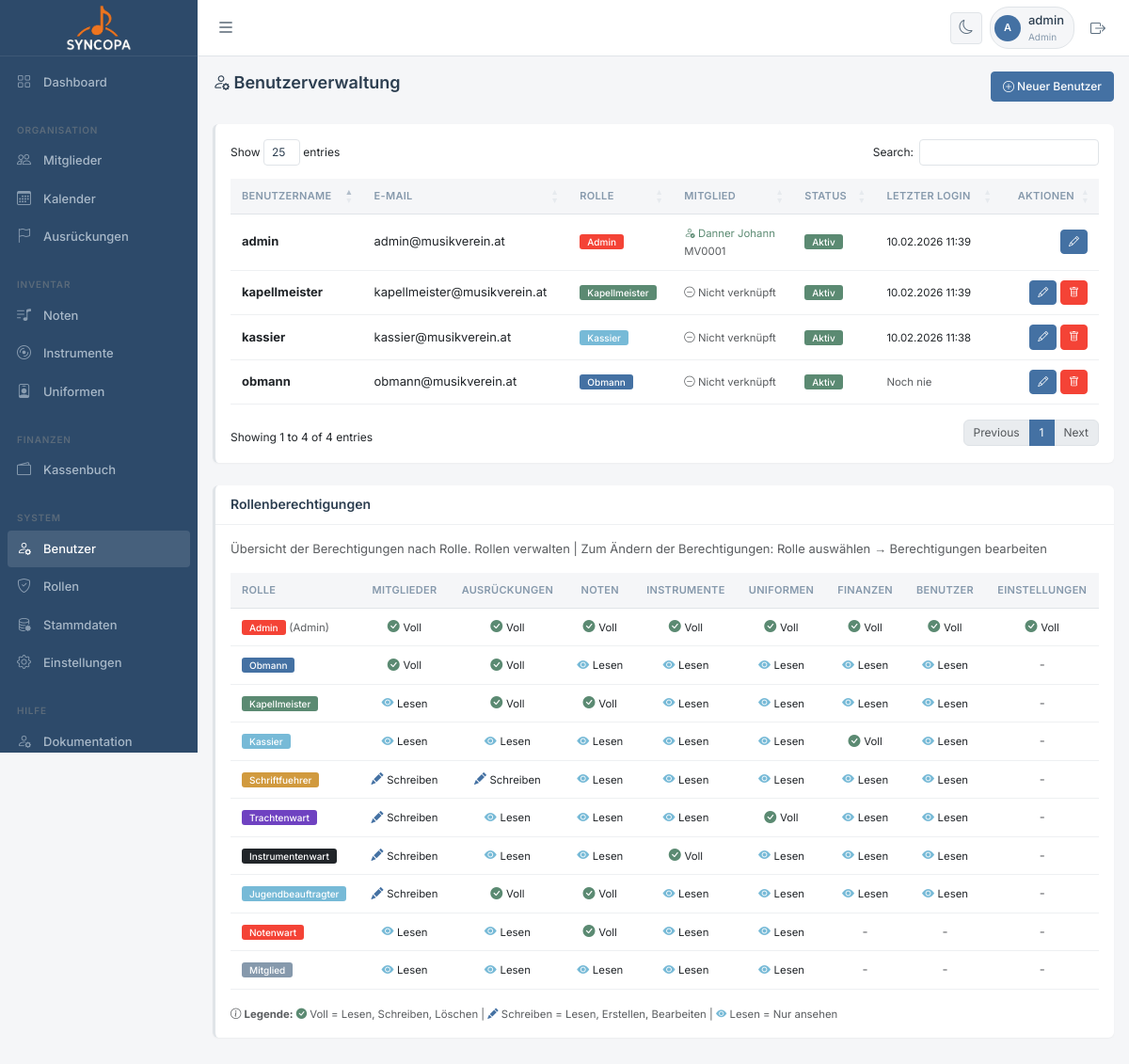
Before: /benutzer.php (signed in) with the older database file.
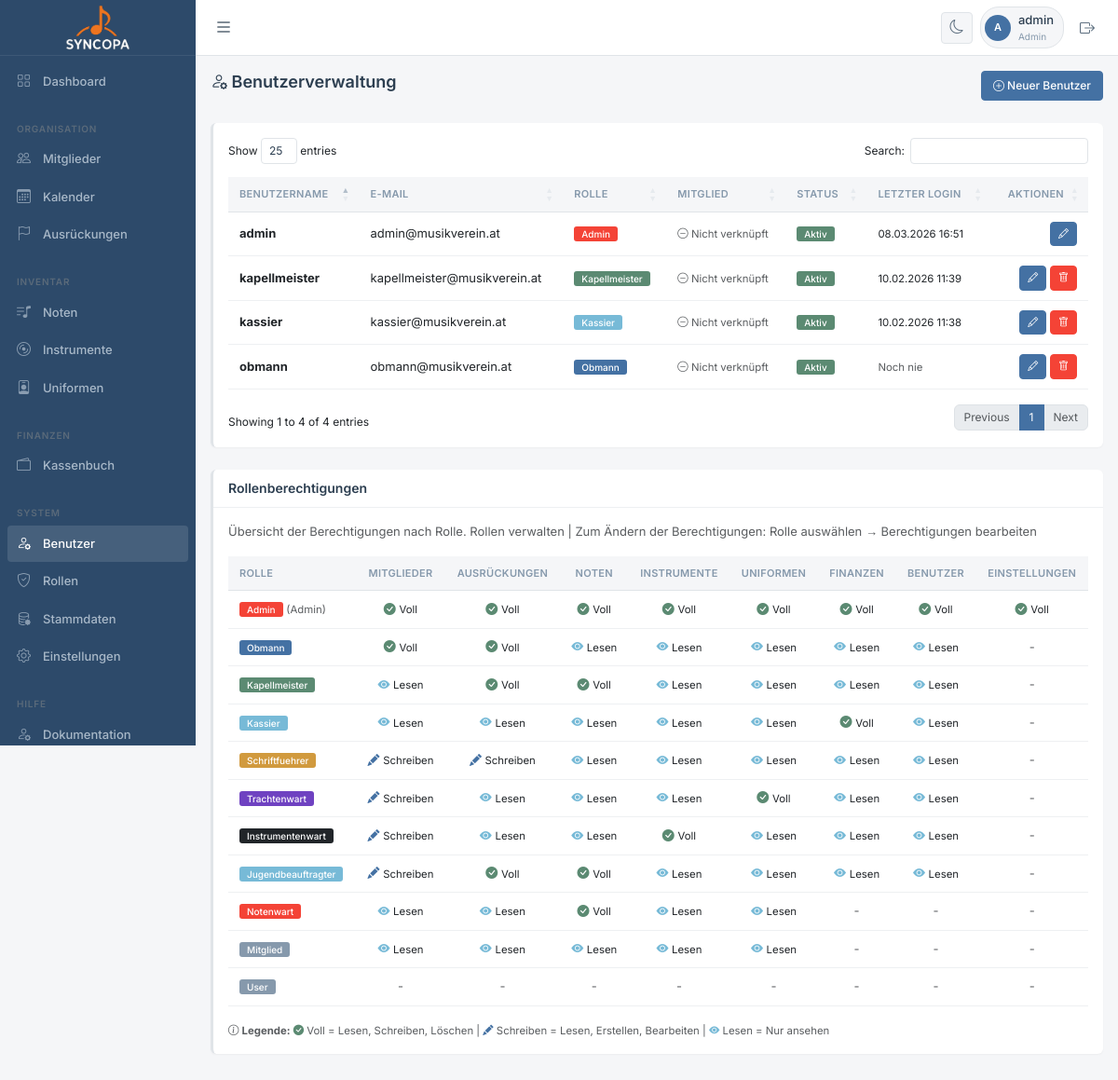
After: the same page with the newer database file.
### tables this page shows
CREATE TABLE IF NOT EXISTS `benutzer` (
  `id` int(11) NOT NULL AUTO_INCREMENT,
  `benutzername` varchar(50) NOT NULL,
  `email` varchar(100) NOT NULL,
  `passwort_hash` varchar(255) DEFAULT NULL,
  `rolle` enum('admin','obmann','kassier','schriftfuehrer','mitglied','instrumentenwart','kapellmeister','trachtenwart','jugendbeauftragter','notenwart','user') DEFAULT 'mitglied',
  `rolle_id` int(11) DEFAULT NULL,
  `aktiv` tinyint(1) DEFAULT 1,
  `letzter_login` datetime DEFAULT NULL,
  `erstellt_am` datetime DEFAULT current_timestamp(),
  `aktualisiert_am` datetime DEFAULT current_timestamp() ON UPDATE current_timestamp(),
  `mitglied_id` int(11) DEFAULT NULL,
  `google_id` varchar(100) DEFAULT NULL,
  PRIMARY KEY (`id`),
  UNIQUE KEY `benutzername` (`benutzername`),
  UNIQUE KEY `email` (`email`),
  UNIQUE KEY `google_id` (`google_id`),
  KEY `rolle_id` (`rolle_id`),
  KEY `mitglied_id` (`mitglied_id`)
);

CREATE TABLE IF NOT EXISTS `rollen` (
  `id` int(11) NOT NULL AUTO_INCREMENT,
  `name` varchar(100) NOT NULL,
  `beschreibung` text DEFAULT NULL,
  `ist_admin` tinyint(1) DEFAULT 0,
  `farbe` varchar(20) DEFAULT 'secondary',
  `sortierung` int(11) DEFAULT 100,
  `aktiv` tinyint(1) DEFAULT 1,
  `erstellt_am` timestamp NULL DEFAULT current_timestamp(),
  PRIMARY KEY (`id`)
);

CREATE TABLE IF NOT EXISTS `mitglieder` (
  `id` int(11) NOT NULL AUTO_INCREMENT,
  `mitgliedsnummer` varchar(20) DEFAULT NULL,
  `vorname` varchar(100) NOT NULL,
  `nachname` varchar(100) NOT NULL,
  `geburtsdatum` date DEFAULT NULL,
  `geschlecht` enum('m','w','d') DEFAULT 'd',
  `strasse` varchar(150) DEFAULT NULL,
  `plz` varchar(10) DEFAULT NULL,
  `ort` varchar(100) DEFAULT NULL,
  `land` varchar(50) DEFAULT 'Österreich',
  `telefon` varchar(30) DEFAULT NULL,
  `mobil` varchar(30) DEFAULT NULL,
  `email` varchar(100) DEFAULT NULL,
  `benutzer_id` int(11) DEFAULT NULL,
  `register_id` int(11) DEFAULT NULL,
  `eintritt_datum` date DEFAULT NULL,
  `austritt_datum` date DEFAULT NULL,
  `status` enum('aktiv','passiv','ausgetreten','ehrenmitglied') DEFAULT 'aktiv',
  `notizen` text DEFAULT NULL,
  `foto` varchar(255) DEFAULT NULL,
  `erstellt_am` datetime DEFAULT current_timestamp(),
  `aktualisiert_am` datetime DEFAULT current_timestamp() ON UPDATE current_timestamp(),
  PRIMARY KEY (`id`),
  KEY `benutzer_id` (`benutzer_id`),
  KEY `register_id` (`register_id`)
);

### classes/Database.php (called while the page is built, shortened)
<?php
class Database {
    private static $instance = null;
    private $conn;
    private function __construct() {
        try {
            $dsn = "mysql:host=" . DB_HOST . ";dbname=" . DB_NAME . ";charset=" . DB_CHARSET;
            $options = [
                PDO::ATTR_ERRMODE => PDO::ERRMODE_EXCEPTION,
                PDO::ATTR_DEFAULT_FETCH_MODE => PDO::FETCH_ASSOC,
                PDO::ATTR_EMULATE_PREPARES => false,
            ];
            $this->conn = new PDO($dsn, DB_USER, DB_PASS, $options);
        } catch (PDOException $e) {
            die("Datenbankverbindung fehlgeschlagen: " . $e->getMessage());
        }
    }
    public static function getInstance() {
        if (self::$instance === null) {
            self::$instance = new self();
        }
        return self::$instance;
    }
    public function query($sql, $params = []) {
        try {
            $stmt = $this->conn->prepare($sql);
            $stmt->execute($params);
            return $stmt;
        } catch (PDOException $e) {
            error_log("Datenbankfehler: " . $e->getMessage());
            throw $e;
        }
    }
    public function fetchAll($sql, $params = []) {
        return $this->query($sql, $params)->fetchAll();
    }
    public function fetchOne($sql, $params = []) {
        return $this->query($sql, $params)->fetch();
    }
}

### classes/Session.php (called while the page is built, shortened)
<?php
class Session {
    public static function get($key, $default = null) {
        return $_SESSION[$key] ?? $default;
    }
    public static function getUserId() {
        return self::get('user_id');
    }
    public static function getRole() {
        return self::get('rolle', 'mitglied');
    }
    public static function checkPermission($modul, $aktion = 'lesen') {
        $rolle = self::getRole();
        $db = Database::getInstance();
        $sql = "SELECT {$aktion} FROM berechtigungen WHERE rolle = ? AND modul = ?";
        $result = $db->fetchOne($sql, [$rolle, $modul]);
        return $result && $result[$aktion] == 1;
    }
}

### benutzer.php (the view, shortened to what the changed rows need)
<?php
$db = Database::getInstance();
$benutzer = $db->fetchAll("
    SELECT b.*, r.name as rolle_name, r.farbe as rolle_farbe, r.beschreibung as rolle_beschreibung
    FROM benutzer b
    LEFT JOIN rollen r ON b.rolle_id = r.id
    ORDER BY b.benutzername
");
$rollen = $db->fetchAll("SELECT * FROM rollen WHERE aktiv = 1 ORDER BY sortierung, name");
$module = [
    'mitglieder' => 'Mitglieder',
    'ausrueckungen' => 'Ausrückungen',
    'noten' => 'Noten',
    'instrumente' => 'Instrumente',
    'uniformen' => 'Uniformen',
    'finanzen' => 'Finanzen',
    'benutzer' => 'Benutzer',
    'einstellungen' => 'Einstellungen'
];
$berechtigungen_map = [];
foreach ($rollen as $rolle) {
    $perms = $db->fetchAll("SELECT * FROM berechtigungen WHERE rolle = ?", [$rolle['name']]);
    foreach ($perms as $perm) {
        $berechtigungen_map[$rolle['name']][$perm['modul']] = $perm;
    }
}
include 'includes/header.php';
?>
<div class="d-flex justify-content-between align-items-center mb-4">
    <h1 class="h2"><i class="bi bi-person-gear"></i> Benutzerverwaltung</h1>
</div>
<div class="card">
    <div class="card-body">
        <table class="table table-hover" id="benutzerTable">
            <thead>
                <tr>
                    <th>Benutzername</th>
                    <th>E-Mail</th>
                    <th>Rolle</th>
                    <th>Mitglied</th>
                    <th>Status</th>
                    <th>Letzter Login</th>
                    <th class="text-end">Aktionen</th>
                </tr>
            </thead>
            <tbody>
                <?php foreach ($benutzer as $user): ?>
                <tr>
                    <td><strong><?php echo htmlspecialchars($user['benutzername']); ?></strong></td>
                    <td><?php echo htmlspecialchars($user['email']); ?></td>
                    <td>
                        <?php if ($user['rolle_name']): ?>
                        <span class="badge bg-<?php echo htmlspecialchars($user['rolle_farbe'] ?? 'secondary'); ?>">
                            <?php echo htmlspecialchars(ucfirst($user['rolle_name'])); ?>
                        </span>
                        <?php else: ?>
                        <span class="badge bg-secondary">Keine Rolle</span>
                        <?php endif; ?>
                    </td>
                    <td>
                        <?php
                        $mitglied = null;
                        if ($user['mitglied_id']) {
                            $mitglied = $db->fetchOne("SELECT vorname, nachname, mitgliedsnummer FROM mitglieder WHERE id = ?", [$user['mitglied_id']]);
                        }
                        if ($mitglied): ?>
                        <small class="text-success">
                            <i class="bi bi-person-check"></i>
                            <?php echo htmlspecialchars($mitglied['nachname'] . ' ' . $mitglied['vorname']); ?>
                            <br><span class="text-muted"><?php echo htmlspecialchars($mitglied['mitgliedsnummer']); ?></span>
                        </small>
                        <?php else: ?>
                        <small class="text-muted">
                            <i class="bi bi-dash-circle"></i> Nicht verknüpft
                        </small>
                        <?php endif; ?>
                    </td>
                    <td>
                        <?php if ($user['aktiv']): ?>
                        <span class="badge bg-success">Aktiv</span>
                        <?php else: ?>
                        <span class="badge bg-secondary">Inaktiv</span>
                        <?php endif; ?>
                    </td>
                    <td>
                        <?php if ($user['letzter_login']): ?>
                        <small><?php echo date('d.m.Y H:i', strtotime($user['letzter_login'])); ?></small>
                        <?php else: ?>
                        <small class="text-muted">Noch nie</small>
                        <?php endif; ?>
                    </td>
                    <td class="text-end">
                        <a href="benutzer_bearbeiten.php?id=<?php echo $user['id']; ?>" class="btn btn-sm btn-primary">
                            <i class="bi bi-pencil"></i>
                        </a>
                        <?php if ($user['id'] != Session::getUserId()): ?>
                        <a href="benutzer_loeschen.php?id=<?php echo $user['id']; ?>" class="btn btn-sm btn-danger"
                           onclick="return confirmDelete('Benutzer wirklich löschen?')">
                            <i class="bi bi-trash"></i>
                        </a>
                        <?php endif; ?>
                    </td>
                </tr>
                <?php endforeach; ?>
            </tbody>
        </table>
    </div>
</div>
<div class="row mt-4">
    <div class="col-md-12">
        <div class="card">
            <div class="card-body">
                <div class="table-responsive">
                    <table class="table table-sm table-hover">
                        <thead>
                            <tr>
                                <th>Rolle</th>
                                <?php foreach ($module as $modul_key => $modul_name): ?>
                                <th class="text-center"><?php echo $modul_name; ?></th>
                                <?php endforeach; ?>
                            </tr>
                        </thead>
                        <tbody>
                            <?php foreach ($rollen as $rolle): ?>
                            <tr>
                                <td>
                                    <span class="badge bg-<?php echo htmlspecialchars($rolle['farbe']); ?>">
                                        <?php echo htmlspecialchars(ucfirst($rolle['name'])); ?>
                                    </span>
                                    <?php if ($rolle['ist_admin']): ?>
                                    <small class="text-muted">(Admin)</small>
                                    <?php endif; ?>
                                </td>
                                <?php foreach ($module as $modul_key => $modul_name): ?>
                                <td class="text-center">
                                    <?php
                                    if ($rolle['ist_admin']) {
                                        echo '<i class="bi bi-check-circle-fill text-success"></i> <small>Voll</small>';
                                    } elseif (isset($berechtigungen_map[$rolle['name']][$modul_key])) {
                                        $perm = $berechtigungen_map[$rolle['name']][$modul_key];
                                        if ($perm['loeschen']) {
                                            echo '<i class="bi bi-check-circle-fill text-success"></i> <small>Voll</small>';
                                        } elseif ($perm['schreiben']) {
                                            echo '<i class="bi bi-pencil-fill text-primary"></i> <small>Schreiben</small>';
                                        } elseif ($perm['lesen']) {
                                            echo '<i class="bi bi-eye-fill text-info"></i> <small>Lesen</small>';
                                        } else {
                                            echo '<span class="text-muted">-</span>';
                                        }
                                    } else {
                                        echo '<span class="text-muted">-</span>';
                                    }
                                    ?>
                                </td>
                                <?php endforeach; ?>
                            </tr>
                            <?php endforeach; ?>
                        </tbody>
                    </table>
                </div>
            </div>
        </div>
    </div>
</div>
<?php include 'includes/footer.php'; ?>

Changed rows visible on the page:
changed benutzer "admin": letzter_login "10.02.2026 11:39" → "08.03.2026 16:51"; mitglied.vorname "Danner Johann" → (not shown); mitglied.mitgliedsnummer "MV0001" → (not shown); now shows "Nicht verknüpft"
added rollen: name "User", farbe "secondary" (drawn)
